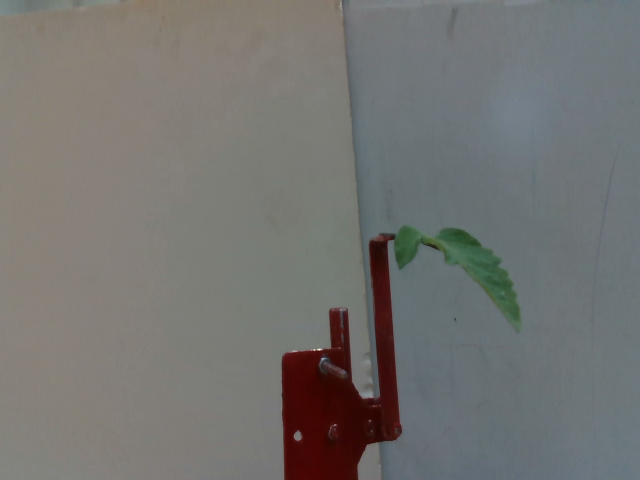
#> input picture N14_d0.3_p0.0_r8_O0new.png, 640 x 480 px; its folder holds only this picture in this run
$ python -i get_contour.py   (imports and definitions only)   (older library calls are emulated)
#> lines starting #> are read from the running program, lines starting #| are printed output that depends on the picture
#> further down, picture is the input picture: shape (480, 640, 3); mean B, G, R 113.3, 115.7, 115.8
from ntpath import join
import numpy as np
import cv2 as cv
import feather
import pandas as pd
import matplotlib.pyplot as plt
import os
import sys
from os.path import dirname, join as pjoin


# [26 lines left out: functions depth_filter, color_filter, not called in this run]

def draw_contours(img_filter):
    ''' Draw Contours '''
    img_gray = cv.cvtColor(img_filter, cv.COLOR_BGR2GRAY)
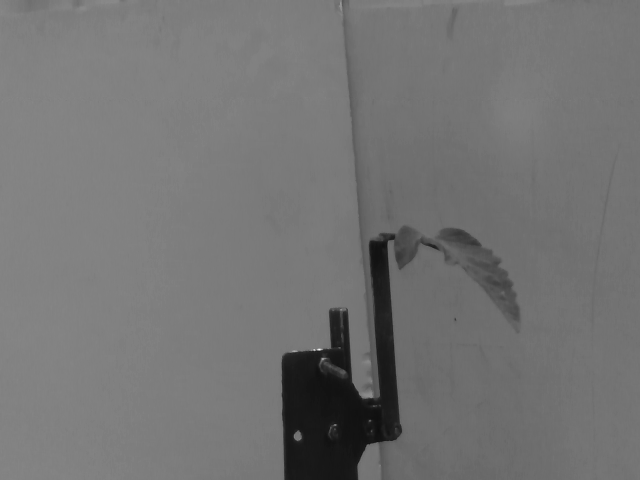
#> img_gray: shape (480, 640); min 13, max 248, mean 115.4
    ret, thresh = cv.threshold(img_gray, 5, 255, cv.THRESH_BINARY)
#> thresh: shape (480, 640); every value is 255

    try:
        contours, _ = cv.findContours(image=thresh, mode=cv.RETR_CCOMP, method=cv.CHAIN_APPROX_SIMPLE)
#> contours = [[[0, 0], [0, 479], [639, 479], [639, 0]]]
    except ValueError:
        _, contours, _ = cv.findContours(image=thresh, mode=cv.RETR_TREE, method=cv.CHAIN_APPROX_SIMPLE)
        # contours = cv.findContours(image=thresh, mode=cv.RETR_CCOMP, method=cv.CHAIN_APPROX_SIMPLE)

    idx = 0
    contours_lenght = 0

    for i, c in enumerate(contours):
        # print('icon',i)
        # print('ccon',c)
        if contours_lenght < len(c):
            contours_lenght = len(c)
            idx = i
#> this loop made 1 pass
#> (c, contours_lenght, idx) on pass 1: ([[0, 0], [0, 479], [639, 479], [639, 0]], 4, 0)
#> after the loop, contours_lenght = 4; idx = 0
    # print('n',idx)
    # print('c',contours)
    choose_contours = contours[idx]
#> choose_contours = [[0, 0], [0, 479], [639, 479], [639, 0]]

#> (the run stopped early here; a loop or call above may not have finished)
